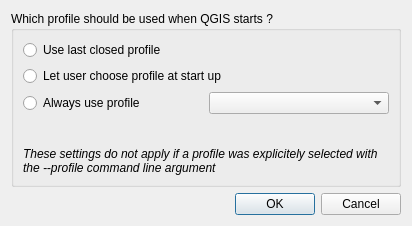
<?xml version="1.0" encoding="UTF-8"?>
<ui version="4.0">
 <class>QgsUserProfileSettingsDialog</class>
 <widget class="QDialog" name="QgsUserProfileSettingsDialog">
  <property name="geometry">
   <rect>
    <x>0</x>
    <y>0</y>
    <width>412</width>
    <height>226</height>
   </rect>
  </property>
  <property name="windowTitle">
   <string>User Profile Settings</string>
  </property>
  <layout class="QVBoxLayout" name="verticalLayout_2">
   <item>
    <widget class="QGroupBox" name="groupBox">
     <property name="title">
      <string>Which profile should be used when QGIS starts ?</string>
     </property>
     <layout class="QGridLayout" name="gridLayout">
      <item row="2" column="0">
       <widget class="QRadioButton" name="mDefaultProfile">
        <property name="text">
         <string>Always use profile</string>
        </property>
       </widget>
      </item>
      <item row="2" column="1">
       <widget class="QComboBox" name="mDefaultProfileComboBox"/>
      </item>
      <item row="4" column="0" colspan="2">
       <widget class="QLabel" name="label">
        <property name="font">
         <font>
          <pointsize>9</pointsize>
          <italic>true</italic>
         </font>
        </property>
        <property name="text">
         <string>These settings do not apply if a profile was explicitely selected with the --profile command line argument</string>
        </property>
        <property name="textFormat">
         <enum>Qt::PlainText</enum>
        </property>
        <property name="wordWrap">
         <bool>true</bool>
        </property>
       </widget>
      </item>
      <item row="0" column="0">
       <widget class="QRadioButton" name="mLastProfile">
        <property name="text">
         <string>Use last closed profile</string>
        </property>
       </widget>
      </item>
      <item row="3" column="0">
       <spacer name="verticalSpacer">
        <property name="orientation">
         <enum>Qt::Vertical</enum>
        </property>
        <property name="sizeHint" stdset="0">
         <size>
          <width>20</width>
          <height>40</height>
         </size>
        </property>
       </spacer>
      </item>
      <item row="1" column="0" colspan="2">
       <widget class="QRadioButton" name="mAskUser">
        <property name="text">
         <string>Let user choose profile at start up</string>
        </property>
       </widget>
      </item>
     </layout>
    </widget>
   </item>
   <item>
    <widget class="QDialogButtonBox" name="mButtonBox">
     <property name="orientation">
      <enum>Qt::Horizontal</enum>
     </property>
     <property name="standardButtons">
      <set>QDialogButtonBox::Cancel|QDialogButtonBox::Ok</set>
     </property>
    </widget>
   </item>
  </layout>
 </widget>
 <resources/>
 <connections>
  <connection>
   <sender>mButtonBox</sender>
   <signal>accepted()</signal>
   <receiver>QgsUserProfileSettingsDialog</receiver>
   <slot>accept()</slot>
   <hints>
    <hint type="sourcelabel">
     <x>248</x>
     <y>254</y>
    </hint>
    <hint type="destinationlabel">
     <x>157</x>
     <y>274</y>
    </hint>
   </hints>
  </connection>
  <connection>
   <sender>mButtonBox</sender>
   <signal>rejected()</signal>
   <receiver>QgsUserProfileSettingsDialog</receiver>
   <slot>reject()</slot>
   <hints>
    <hint type="sourcelabel">
     <x>316</x>
     <y>260</y>
    </hint>
    <hint type="destinationlabel">
     <x>286</x>
     <y>274</y>
    </hint>
   </hints>
  </connection>
 </connections>
</ui>
